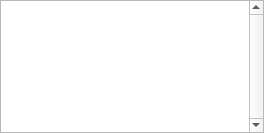
<?xml version="1.0" encoding="UTF-8"?>
<ui version="4.0">
 <class>Form</class>
 <widget class="QWidget" name="Form">
  <property name="geometry">
   <rect>
    <x>0</x>
    <y>0</y>
    <width>264</width>
    <height>133</height>
   </rect>
  </property>
  <property name="windowTitle">
   <string>Form</string>
  </property>
  <layout class="QVBoxLayout" name="verticalLayout">
   <property name="spacing">
    <number>0</number>
   </property>
   <property name="leftMargin">
    <number>0</number>
   </property>
   <property name="topMargin">
    <number>0</number>
   </property>
   <property name="rightMargin">
    <number>0</number>
   </property>
   <property name="bottomMargin">
    <number>0</number>
   </property>
   <item>
    <widget class="QListWidget" name="listWidget">
     <property name="verticalScrollBarPolicy">
      <enum>Qt::ScrollBarAlwaysOn</enum>
     </property>
    </widget>
   </item>
  </layout>
 </widget>
 <resources/>
 <connections/>
</ui>
